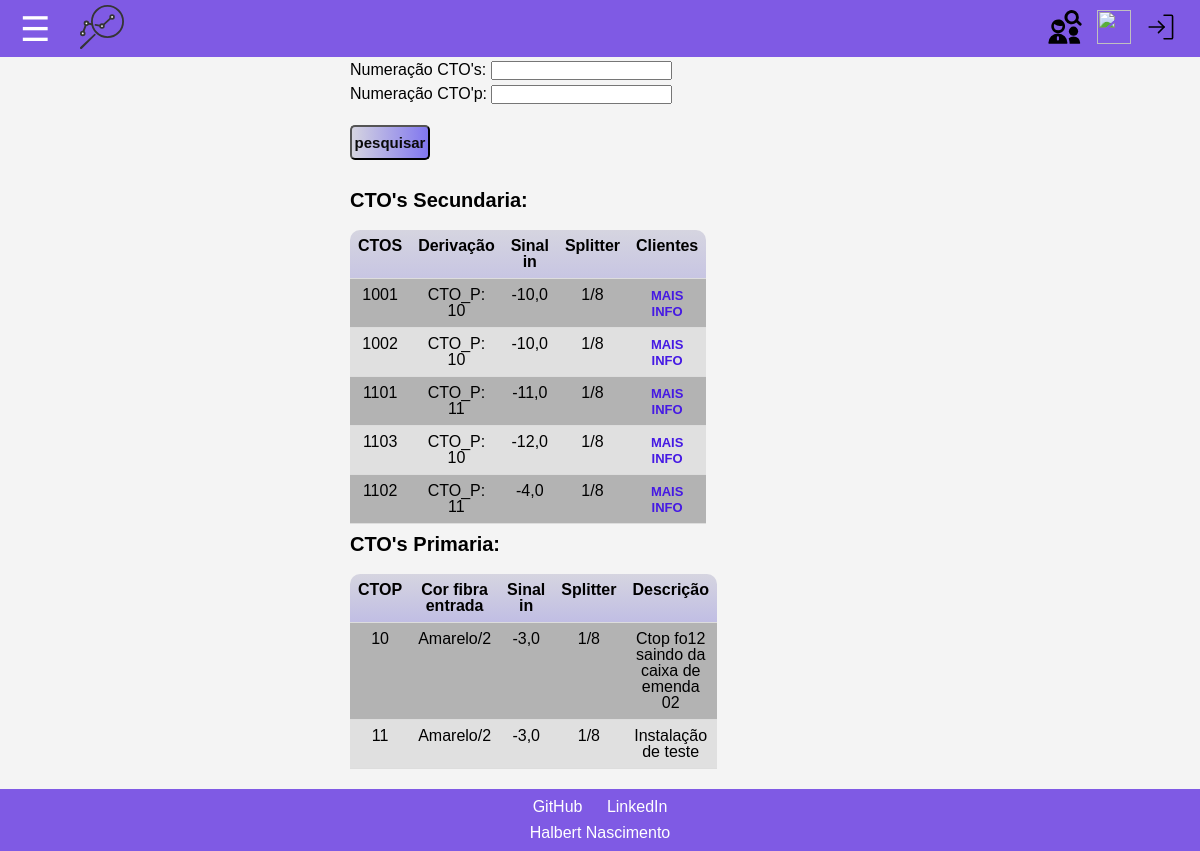
Page /get/pesquisa_cto/ on the earlier database version.
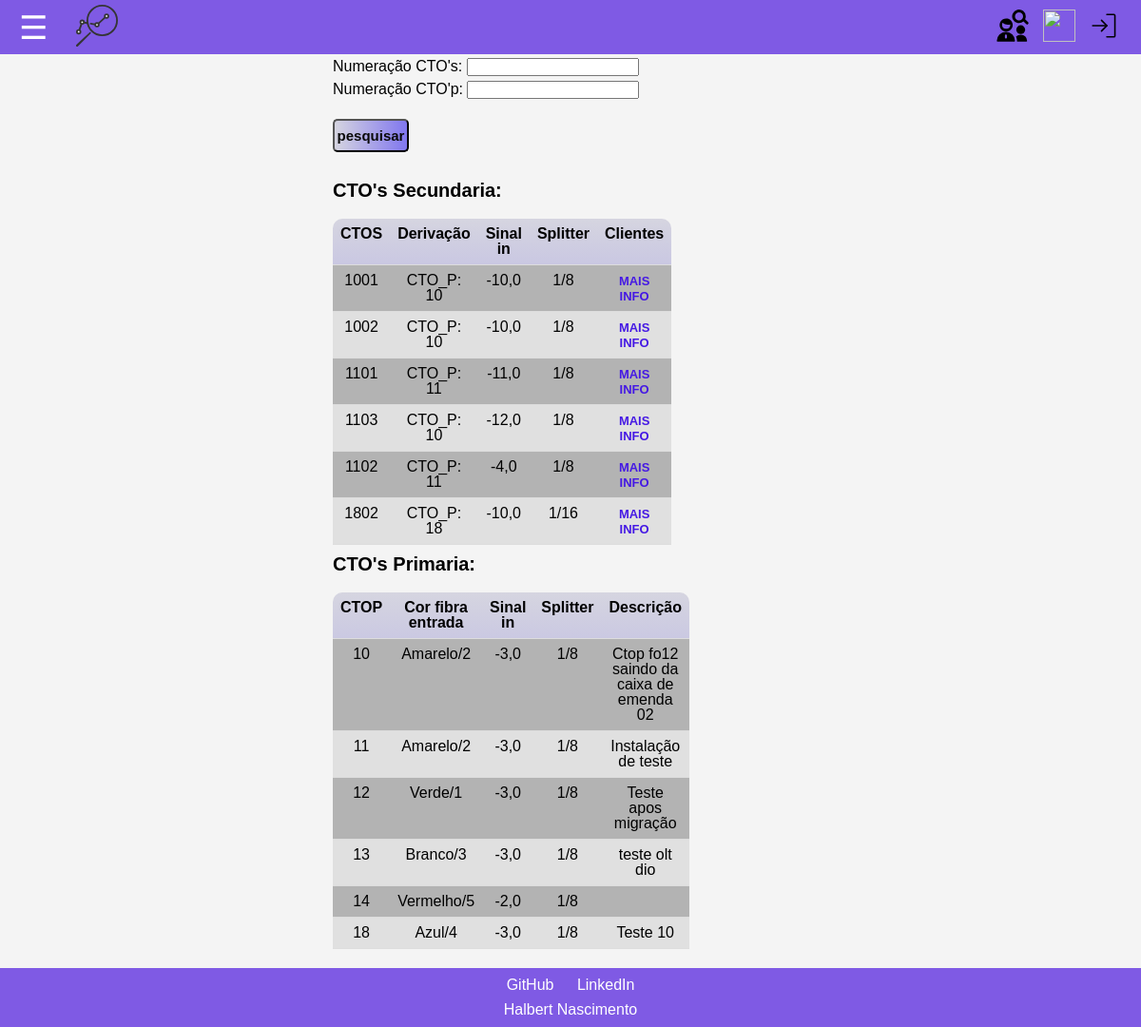
Same page on the later database version.
### CTO_manager/models.py (models this page shows, shortened)
class CtoSecundaria(models.Model):
  numeracao = models.IntegerField() # Numero de identificacao da CTO secundaria
  descricao = models.TextField(blank=True, null=True, verbose_name='Descricao detalhada') # Informacoes detalhadas e observacoes sobre a CTO
  sinal_entrada = models.FloatField() # Referencia para o sinal que esta chegando na caixa (futura implementacao para verificar atenuacoes na rota)
  splitter = models.ForeignKey(Splitter, on_delete=models.CASCADE) # Pre-requisito: cadastro do splitter; o tamanho do splitter define quantos cliente a caixa pode ter
  derivacao_ctoPrimaria = models.ForeignKey(CtoPrimaria, on_delete=models.CASCADE) # Pre-requisito: cadastro da cto primaria. buscar caixar com identificador da ctop
  metragem = models.IntegerField(default=0) # tamanho do cabo que foi utilizado para instalacao
  clientes = models.ManyToManyField(Cliente, blank=True) # Este e o tipo de campo que define uma relacao de muitos-para-muitos com o modelo Cliente.

class CtoPrimaria(models.Model):
  numeracao = models.IntegerField() # Numero de identificacao da CTO primaria
  descricao = models.TextField(blank=True, null=True, verbose_name='Descricao detalhada') # Informacoes detalhadas e observacoes sobre a CTO
  cor_fibra_entrada = models.CharField(max_length=20) # Cor da fibra de entrada para futuras manutencoes na caixa p
  sinal_entrada = models.FloatField() # Referencia para o sinal que esta chegando na caixa (futura implementacao para verificar atenuacoes na rota)
  splitter = models.ForeignKey(Splitter, on_delete=models.CASCADE) # Pre-requisito: cadastro do splitter; o tamanho do splitter define quantas CTOs secundarias a CTO primaria pode ter
  dio = models.TextField(blank=True, null=True, default="não identificado", verbose_name='Identificao DIO') # Descição/ idenficação do DIO de saida
  olt_porta = models.IntegerField(blank=True , null=True) # identificaçã de porta de saida da OLT
  def __str__(self):
    return f"CTO_P: {self.numeracao}" # Retorna uma representacao em texto formatado com a numeracao da CTO primaria

class Splitter(models.Model):
  splitter_tipo = models.IntegerField()

### getData/views.py (the view)
# urls.py: path('pesquisa_cto/', views.pesquisa_cto, name='pesquisa_cto'),
def pesquisa_cto(request):
    template = loader.get_template('getData/pesquisa_cto.html')
    context ={
        'titulo': 'Pesquisar cto',
    }
    numeracao_filtrar = request.GET.get('numeracao')
    numeracao_filtrar_p = request.GET.get('numeracao_p')
    if numeracao_filtrar:
        ctos = CtoSecundaria.objects.filter(numeracao__icontains = numeracao_filtrar)
    else:
        ctos = CtoSecundaria.objects.all()
    if numeracao_filtrar_p:
        ctops = CtoPrimaria.objects.filter(numeracao__icontains = numeracao_filtrar_p)
    else:
        ctops = CtoPrimaria.objects.all()
    context['ctos']=ctos
    context['ctops']=ctops
    return HttpResponse(template.render(context, request))

### getData/templates/getData/pesquisa_cto.html (shortened to what this page needs)
{% extends 'baseNew.html' %}
{% load static %}
{% block extra_head %}
<link rel="stylesheet" href="{% static 'css/pesquisa_clientes.css' %}">
{% endblock %}
{% block content %}
<section class="full_main">
<form class="formulario" action="/get/pesquisa_cto/" method="get">
  <label for="numeracao">Numeração CTO's:</label>
  <input type="number" id="numeracao" name="numeracao">
  <br>
  <label for="numeracao">Numeração CTO'p:</label>
  <input type="number" id="numeracao_p" name="numeracao_p">
  <br>
  <input class="submit" type="submit" value="pesquisar">
</form>
<fieldset class="pesquisa">
  <legend>CTO's Secundaria:</legend>
  <table>
    <tr>
      <th>CTOS</th>
      <th>Derivação</th>
      <th>Sinal in</th>
      <th>Splitter</th>
      <th>Clientes</th>
    </tr>
      {% for cto in ctos %}
        <tr class="tr centralizar">
          <td>{{cto.numeracao}}</td>
          <td>{{cto.derivacao_ctoPrimaria}}</td>
          <td>{{cto.sinal_entrada}}</td>
          <td>1/{{cto.splitter.splitter_tipo}}</td>
          <td class="centralizar"><a href="/get/pesquisa_cto/{{cto.pk}}">Mais info</a></td>
        </tr>
      {%endfor%}
  </table>
</fieldset>
<fieldset class="pesquisa">
  <legend>CTO's Primaria:</legend>
  <table >
    <tr>
      <th>CTOP</th>
      <th>Cor fibra entrada</th>
      <th>Sinal in</th>
      <th>Splitter</th>
      <th>Descrição</th>
    </tr>
      {% for ctop in ctops %}
        <tr class="tr centralizar">
          <td>{{ctop.numeracao}}</td>
          <td>{{ctop.cor_fibra_entrada}}</td>
          <td>{{ctop.sinal_entrada}}</td>
          <td>1/{{ctop.splitter.splitter_tipo}}</td>
          <td>{{ctop.descricao}}</td>
        </tr>
      {%endfor%}
  </table>
</fieldset>
</section>
{% endblock %}

Differences in the rows shown:
added CtoSecundaria: numeracao "1802", derivacao_ctoPrimaria "CTO_P: 18", sinal_entrada "-10,0", splitter.splitter_tipo "16"
added CtoPrimaria: numeracao "12", cor_fibra_entrada "Verde/1", sinal_entrada "-3,0", splitter.splitter_tipo "8", descricao "Teste apos migração"
added CtoPrimaria: numeracao "13", cor_fibra_entrada "Branco/3", sinal_entrada "-3,0", splitter.splitter_tipo "8", descricao "teste olt dio"
added CtoPrimaria: numeracao "14", cor_fibra_entrada "Vermelho/5", sinal_entrada "-2,0", splitter.splitter_tipo "8"
added CtoPrimaria: numeracao "18", cor_fibra_entrada "Azul/4", sinal_entrada "-3,0", splitter.splitter_tipo "8", descricao "Teste 10"
